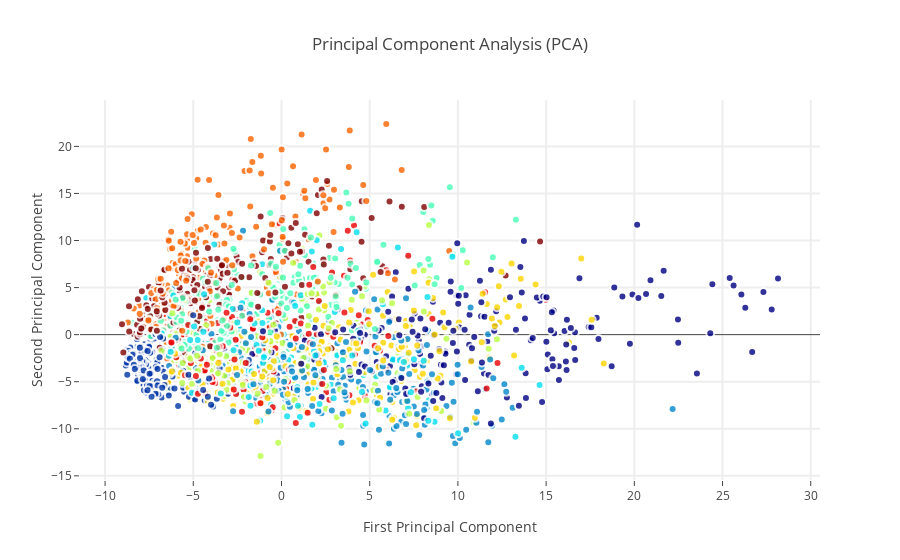

Source (notebook cell):
### Markdown cell above
The above line will transform the data according to the new principle components, but we really want to see how it has done it, don't we??

Below I have used a interactive plotting library 'plotly', the code is literally copy pasted from one of the kaggler's code and is very simple to comprehend.

### Code cell
trace0 = go.Scatter(
    x = df_pca[:,0],
    y = df_pca[:,1],
    name = label,
    hoveron = label,
    mode = 'markers',
    text = label,
    showlegend = False,
    marker = dict(
        size = 8,
        color = label,
        colorscale ='Jet',
        showscale = False,
        line = dict(
            width = 2,
            color = 'rgb(255, 255, 255)'
        ),
        opacity = 0.8
    )
)
data = [trace0]

layout = go.Layout(
    title= 'Principal Component Analysis (PCA)',
    hovermode= 'closest',
    xaxis= dict(
         title= 'First Principal Component',
        ticklen= 5,
        zeroline= False,
        gridwidth= 2,
    ),
    yaxis=dict(
        title= 'Second Principal Component',
        ticklen= 5,
        gridwidth= 2,
    ),
    showlegend= True
)


fig = dict(data=data, layout=layout)
py.iplot(fig, filename='styled-scatter')

### Figure 1 — Plotly figure (JSON) as saved in the notebook; plotly's stock layout.template omitted (floating-point values rounded to 4 significant figures; data arrays with more than 128 entries replaced by an {"elided": "..."} marker saying what was removed)
{"data": [{"hoveron": {"elided": "2000 int values"}, "marker": {"color": {"elided": "2000 int values"}, "colorscale": "Jet", "line": {"color": "rgb(255, 255, 255)", "width": 2}, "opacity": 0.8, "showscale": false, "size": 8}, "mode": "markers", "name": {"elided": "2000 int values"}, "showlegend": false, "text": {"elided": "2000 int values"}, "type": "scatter", "x": {"elided": "2000 float values"}, "y": {"elided": "2000 float values"}}], "layout": {"hovermode": "closest", "showlegend": true, "title": "Principal Component Analysis (PCA)", "xaxis": {"gridwidth": 2, "ticklen": 5, "title": "First Principal Component", "zeroline": false}, "yaxis": {"gridwidth": 2, "ticklen": 5, "title": "Second Principal Component"}}}
